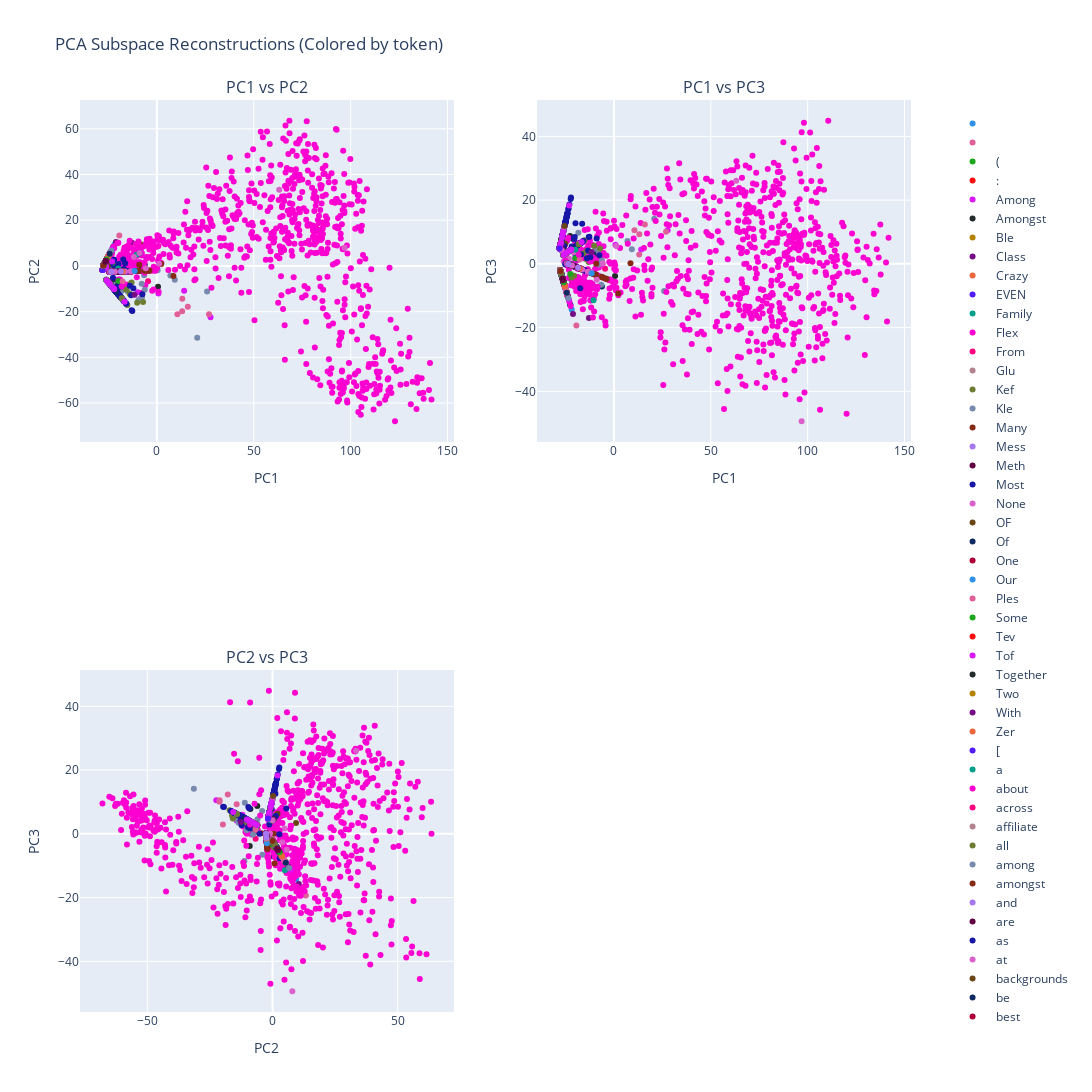

Notebook source saved alongside this figure:
### Code cell
plot_token_pca_and_save(pca_df, pca_path, subgraph_id, color_by="token", save=save_figs)
